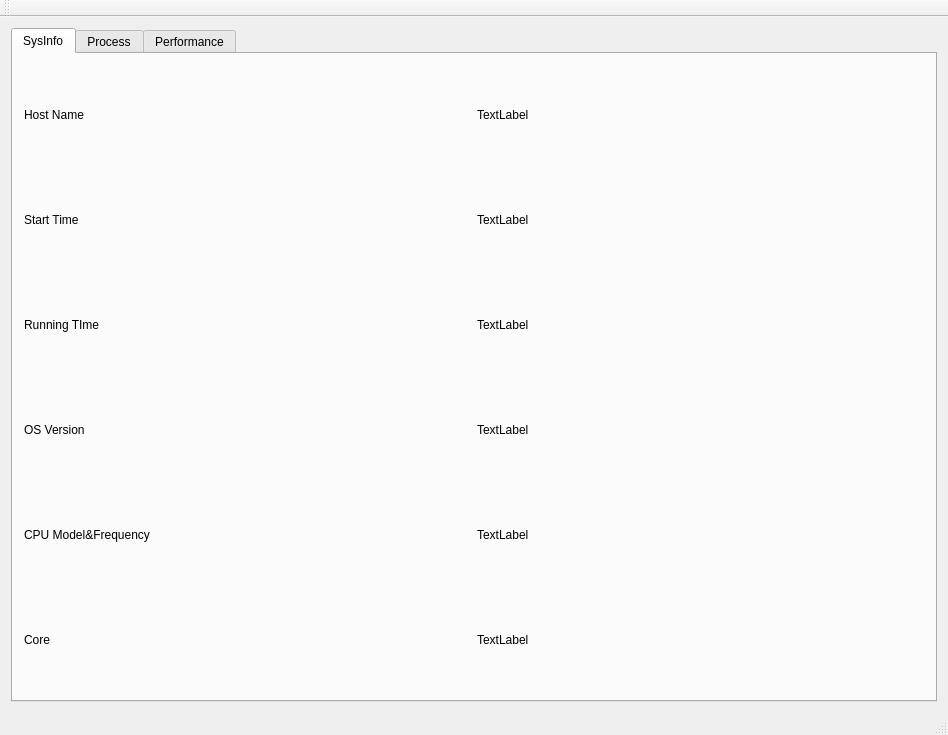
<?xml version="1.0" encoding="UTF-8"?>
<ui version="4.0">
 <class>MainWindow</class>
 <widget class="QMainWindow" name="MainWindow">
  <property name="geometry">
   <rect>
    <x>0</x>
    <y>0</y>
    <width>948</width>
    <height>735</height>
   </rect>
  </property>
  <property name="windowTitle">
   <string>MainWindow</string>
  </property>
  <widget class="QWidget" name="centralWidget">
   <layout class="QGridLayout" name="gridLayout">
    <item row="0" column="0">
     <widget class="QTabWidget" name="tabWidget">
      <property name="currentIndex">
       <number>0</number>
      </property>
      <widget class="QWidget" name="SysInfo">
       <attribute name="title">
        <string>SysInfo</string>
       </attribute>
       <layout class="QGridLayout" name="gridLayout_5">
        <item row="0" column="0">
         <layout class="QGridLayout" name="gridLayout_2">
          <item row="0" column="0">
           <widget class="QLabel" name="hostName">
            <property name="text">
             <string>Host Name</string>
            </property>
           </widget>
          </item>
          <item row="1" column="0">
           <widget class="QLabel" name="startTime">
            <property name="text">
             <string>Start Time</string>
            </property>
           </widget>
          </item>
          <item row="2" column="0">
           <widget class="QLabel" name="runningTime">
            <property name="text">
             <string>Running TIme</string>
            </property>
           </widget>
          </item>
          <item row="4" column="0">
           <widget class="QLabel" name="CPUModel">
            <property name="text">
             <string>CPU Model&amp;Frequency</string>
            </property>
           </widget>
          </item>
          <item row="3" column="0">
           <widget class="QLabel" name="osVersion">
            <property name="text">
             <string>OS Version</string>
            </property>
           </widget>
          </item>
          <item row="5" column="0">
           <widget class="QLabel" name="Core">
            <property name="text">
             <string>Core</string>
            </property>
           </widget>
          </item>
         </layout>
        </item>
        <item row="0" column="1">
         <layout class="QGridLayout" name="gridLayout_3">
          <item row="0" column="0">
           <widget class="QLabel" name="hN_txt">
            <property name="text">
             <string>TextLabel</string>
            </property>
           </widget>
          </item>
          <item row="1" column="0">
           <widget class="QLabel" name="sT_txt">
            <property name="text">
             <string>TextLabel</string>
            </property>
           </widget>
          </item>
          <item row="2" column="0">
           <widget class="QLabel" name="rT_txt">
            <property name="text">
             <string>TextLabel</string>
            </property>
           </widget>
          </item>
          <item row="4" column="0">
           <widget class="QLabel" name="cpu_txt">
            <property name="text">
             <string>TextLabel</string>
            </property>
           </widget>
          </item>
          <item row="3" column="0">
           <widget class="QLabel" name="oV_txt">
            <property name="text">
             <string>TextLabel</string>
            </property>
           </widget>
          </item>
          <item row="5" column="0">
           <widget class="QLabel" name="core_txt">
            <property name="text">
             <string>TextLabel</string>
            </property>
           </widget>
          </item>
         </layout>
        </item>
       </layout>
      </widget>
      <widget class="QWidget" name="Process">
       <attribute name="title">
        <string>Process</string>
       </attribute>
       <layout class="QGridLayout" name="gridLayout_4">
        <item row="0" column="0">
         <widget class="QTableWidget" name="tableWidget"/>
        </item>
       </layout>
      </widget>
      <widget class="QWidget" name="Performance">
       <attribute name="title">
        <string>Performance</string>
       </attribute>
       <layout class="QGridLayout" name="gridLayout_6">
        <item row="0" column="0">
         <widget class="myCurve" name="cpuUsgCurve" native="true"/>
        </item>
        <item row="1" column="0">
         <widget class="myCurve" name="memUsgCurve" native="true"/>
        </item>
        <item row="2" column="0">
         <widget class="myCurve" name="swapCurve" native="true"/>
        </item>
       </layout>
      </widget>
     </widget>
    </item>
   </layout>
  </widget>
  <widget class="QMenuBar" name="menuBar">
   <property name="geometry">
    <rect>
     <x>0</x>
     <y>0</y>
     <width>948</width>
     <height>25</height>
    </rect>
   </property>
   <property name="sizePolicy">
    <sizepolicy hsizetype="MinimumExpanding" vsizetype="Minimum">
     <horstretch>0</horstretch>
     <verstretch>0</verstretch>
    </sizepolicy>
   </property>
   <property name="autoFillBackground">
    <bool>true</bool>
   </property>
  </widget>
  <widget class="QToolBar" name="mainToolBar">
   <attribute name="toolBarArea">
    <enum>TopToolBarArea</enum>
   </attribute>
   <attribute name="toolBarBreak">
    <bool>false</bool>
   </attribute>
  </widget>
  <widget class="QStatusBar" name="statusBar"/>
 </widget>
 <layoutdefault spacing="6" margin="11"/>
 <customwidgets>
  <customwidget>
   <class>myCurve</class>
   <extends>QWidget</extends>
   <header>getcurve.h</header>
   <container>1</container>
  </customwidget>
 </customwidgets>
 <resources/>
 <connections/>
</ui>
